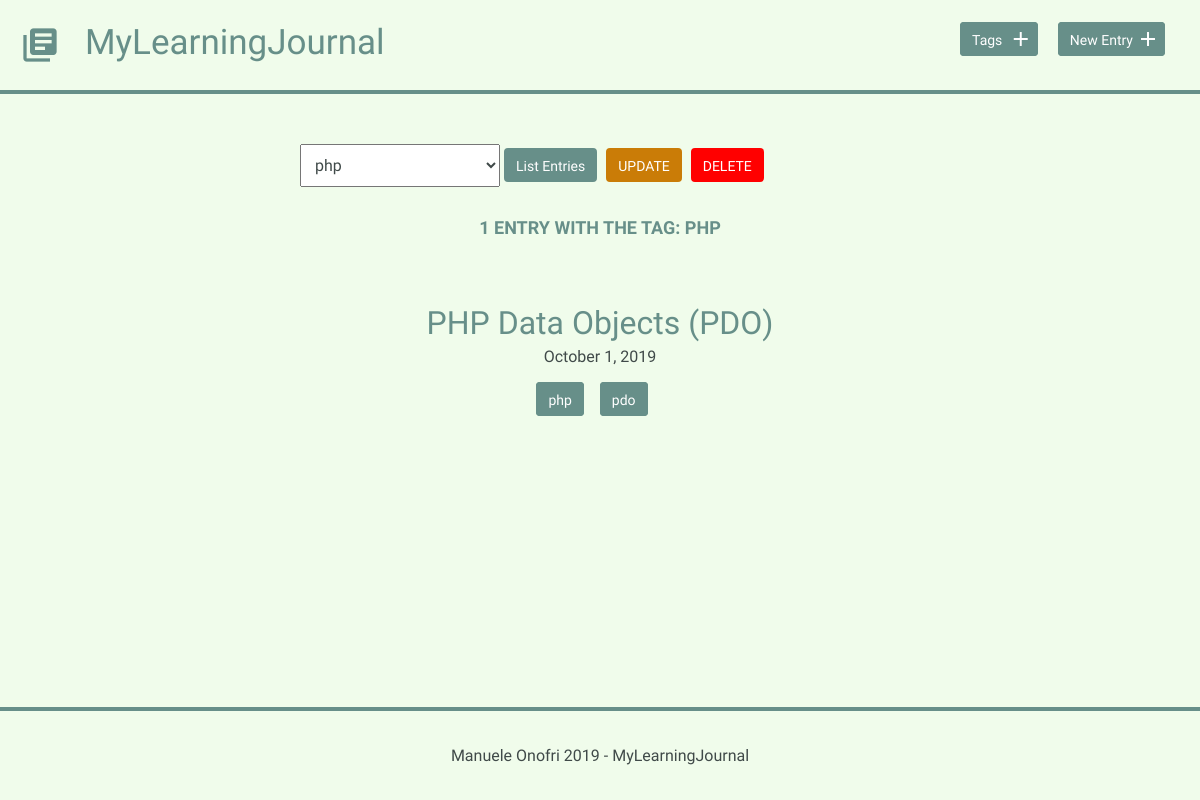
The page /tags.php?id=21 on the database its author committed.
### tables this page shows
CREATE TABLE "tags" (
	"id"	INTEGER NOT NULL PRIMARY KEY AUTOINCREMENT,
	"name"	TEXT NOT NULL UNIQUE
);

CREATE TABLE "entries" (
	`id`	INTEGER,
	`title`	TEXT,
	`date`	TEXT,
	`time_spent`	INTEGER,
	`learned`	BLOB,
	`resources`	BLOB,
	PRIMARY KEY(`id`)
);

### inc/functions.php (called while the page is built, shortened)
<?php
function get_entries_per_tag($tag_id) {
    include('connection.php');
    try {
        $results = $db->query('SELECT entries.* FROM entries JOIN entries_tags
                                ON entries.id = entries_tags.entries_id
                                WHERE entries_tags.tags_id = ?
                                ORDER BY entries.date DESC');
        $results->bindValue(1, $tag_id, PDO::PARAM_INT);
        $results->execute();
    } catch (Exception $e) {
       $e->getMessage();
    }
    $entries = $results->fetchAll(PDO::FETCH_ASSOC);
    return $entries;
}
function get_tags_per_entry($entry_id) {
    include('connection.php');
    try {
        $results = $db->query('SELECT tags.name, tags.id FROM tags JOIN entries_tags
                                ON tags.id = entries_tags.tags_id
                                WHERE entries_tags.entries_id = ?');
        $results->bindValue(1, $entry_id, PDO::PARAM_INT);
        $results->execute();
    } catch (Exception $e) {
       $e->getMessage();
    }
    $tags = $results->fetchAll(PDO::FETCH_ASSOC);
    return $tags;
}
function get_tags() {
    include('connection.php');
    try {
        $results = $db->query('SELECT name FROM tags ORDER BY name');
    } catch (Exception $e) {
       $e->getMessage();
    }
    $tags = array_map(function($t) { return $t['name'];}, $results->fetchAll(PDO::FETCH_ASSOC));
    return $tags;
}
function get_tag($tag_id) {
    include('connection.php');
    try {
        $result = $db->prepare('SELECT name FROM tags WHERE id = ?');
        $result->bindValue(1, $tag_id, PDO::PARAM_INT);
        $result->execute();
    } catch (Exception $e) {
        $e->getMessage();
    }
    $tag_name = $result->fetch(PDO::FETCH_ASSOC);
    return $tag_name;
}

### inc/entriesList.php (the view)
<div class="entry-list">
    <?php
    foreach ($entries as $entry) {
    $tags = get_tags_per_entry($entry['id']);
    ?>
        <article>
            <h2>
                <a href="detail.php?id=<?php echo $entry['id']; ?>">
                    <?php echo $entry['title']; ?>
                </a>
            </h2>
            <time datetime="<?php echo $entry['date']; ?>">
                <?php echo strftime("%B %e, %G", strtotime($entry['date'])); ?>
            </time>
            <?php
            if (!empty($tags)) {
                echo "<div class='tags-list'>";
                foreach ($tags as $tag) {
                    echo "<a href='tags.php?id=" . $tag['id'] . "' class='button button-tag'>" . $tag['name'] . "</a>";
                }
                echo "</div>";
            }
            ?>
        </article>
    <?php } ?>
</div>

### tags.php (shortened to what this page needs)
<?php
include('inc/functions.php');
$tags = get_tags();
if (isset($_GET['id'])) {
    $tag_id = filter_input(INPUT_GET, 'id', FILTER_SANITIZE_NUMBER_INT);
    $tag_name = get_tag($tag_id)['name'];
    $entries = get_entries_per_tag($tag_id);
}
include('inc/header.php');
?>
<div class="tags-control">
    <form action="tags.php" method="post">
        <select name="tag">
        <?php
        foreach ($tags as $tag) {
            if (isset($tag_id) && ($tag == $tag_name)) {
                echo "<option value='$tag' selected>$tag</option>";
            } else {
                echo "<option value='$tag'>$tag</option>";
            }
        }
        ?>
        </select>
        <input class="button" type="submit" name="submit" value="List Entries" />
        <input class="button button-update" type="submit" name="update" value="Update" />
        <input class="button button-delete" type="submit" name="delete" value="Delete" onclick="return confirm('Are you sure you want to delete the selected tag?')" />
    </form>
</div>
<?php
if (isset($entries)) {
    $entries_number = count($entries);
    if ($entries_number > 0) {
        if ($entries_number == 1) {
            echo "<h4>$entries_number entry with the tag: $tag_name</h4>";
        } else {
            echo "<h4>$entries_number entries with the tag: $tag_name</h4>";
        }
        include('inc/entriesList.php');
    } else {
        echo "<h4>No entries with the tag: $tag_name</h4>";
    }
}
?>
<?php include('inc/footer.php'); ?>

### css/site.css (style rules this page uses)
body { font-size: 16px; color: #404a49; font-family: 'Cousine', serif; font-weight: 400; background-color: rgb(240, 252, 235); position: relative; min-height: 100vh; }
.tags-control { display: box; width: 600px; margin: 50px auto 0; }
.button { padding: 8px 10px 6px 10px; background: #678f89; border: 2px solid #678f89; border-radius: 4px; text-decoration: none; color: #FFF; position: relative; text-align: center; font-size: 14px; }
.button-delete { text-transform: uppercase; background-color: rgb(255, 0, 0); border-color: rgb(255, 0, 0); }
.button-update { text-transform: uppercase; background-color: #ca7c07; border-color: #ca7c07; }
.button-tag { margin-right: 1rem; }
h1, h2, h3, h4 { margin: 0; font-weight: 400; line-height: 1em; color: #000; }
h2 { font-size: 32px; }
h2 a { text-decoration: none; color: #678f89; }
h4 { font-size: 18px; font-family: 'Work Sans', serif; font-weight: 600; text-transform: uppercase; text-align: center; color: #678f89; margin-top: 2rem; }
.entry-list, .edit-entry, .new-entry, .edit-tag { max-width: 800px; margin: 0 auto; padding: 70px 0 150px 0; }
.entry-list article { margin-bottom: 70px; text-align: center; }
.entry-list article:last-child { margin-bottom: 0; }
.entry-list article h2 { margin-bottom: 8px; }
.tags-list { margin-top: 1.5rem; }
input[type=submit] { margin-right: 5px; }
select { padding: 10px; width: 200px; }

### rows shown on the page
tags: tag "php", name "PHP"
entries: title "PHP Data Objects (PDO)", date "October 1, 2019", name "php", name "pdo"

### other values the page prints
$entries_number "1"
